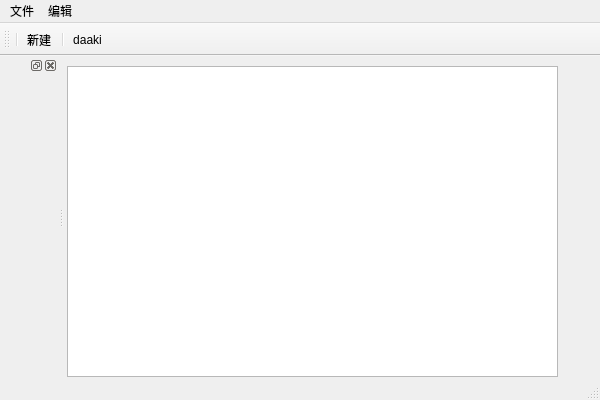
<?xml version="1.0" encoding="UTF-8"?>
<ui version="4.0">
 <class>MainWindowClass</class>
 <widget class="QMainWindow" name="MainWindowClass">
  <property name="geometry">
   <rect>
    <x>0</x>
    <y>0</y>
    <width>600</width>
    <height>400</height>
   </rect>
  </property>
  <property name="windowTitle">
   <string>MainWindow</string>
  </property>
  <widget class="QWidget" name="centralWidget">
   <widget class="QTextEdit" name="textEdit">
    <property name="geometry">
     <rect>
      <x>3</x>
      <y>10</y>
      <width>491</width>
      <height>311</height>
     </rect>
    </property>
   </widget>
  </widget>
  <widget class="QMenuBar" name="menuBar">
   <property name="geometry">
    <rect>
     <x>0</x>
     <y>0</y>
     <width>600</width>
     <height>22</height>
    </rect>
   </property>
   <widget class="QMenu" name="menu">
    <property name="title">
     <string>文件</string>
    </property>
    <addaction name="actionnew"/>
    <addaction name="separator"/>
    <addaction name="actiondaaki"/>
   </widget>
   <widget class="QMenu" name="menu_2">
    <property name="title">
     <string>编辑</string>
    </property>
   </widget>
   <addaction name="menu"/>
   <addaction name="menu_2"/>
  </widget>
  <widget class="QStatusBar" name="statusBar"/>
  <widget class="QToolBar" name="toolBar">
   <property name="windowTitle">
    <string>toolBar</string>
   </property>
   <attribute name="toolBarArea">
    <enum>TopToolBarArea</enum>
   </attribute>
   <attribute name="toolBarBreak">
    <bool>false</bool>
   </attribute>
   <addaction name="separator"/>
   <addaction name="actionnew"/>
   <addaction name="separator"/>
   <addaction name="actiondaaki"/>
  </widget>
  <widget class="QDockWidget" name="dockWidget">
   <property name="allowedAreas">
    <set>Qt::LeftDockWidgetArea|Qt::RightDockWidgetArea</set>
   </property>
   <attribute name="dockWidgetArea">
    <number>1</number>
   </attribute>
   <widget class="QWidget" name="dockWidgetContents"/>
  </widget>
  <action name="actionnew">
   <property name="text">
    <string>新建</string>
   </property>
  </action>
  <action name="actiondaaki">
   <property name="text">
    <string>daaki</string>
   </property>
  </action>
 </widget>
 <layoutdefault spacing="6" margin="11"/>
 <resources>
  <include location="MainWindow.qrc"/>
 </resources>
 <connections/>
</ui>
